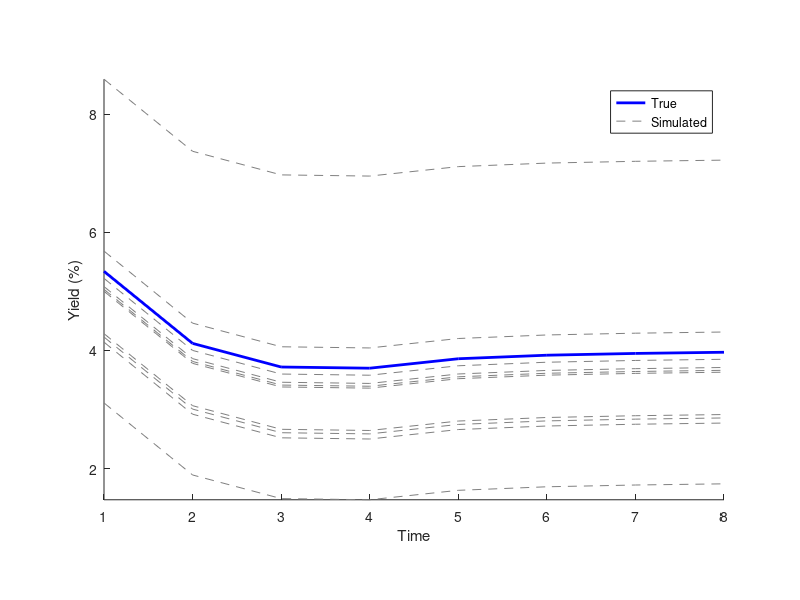
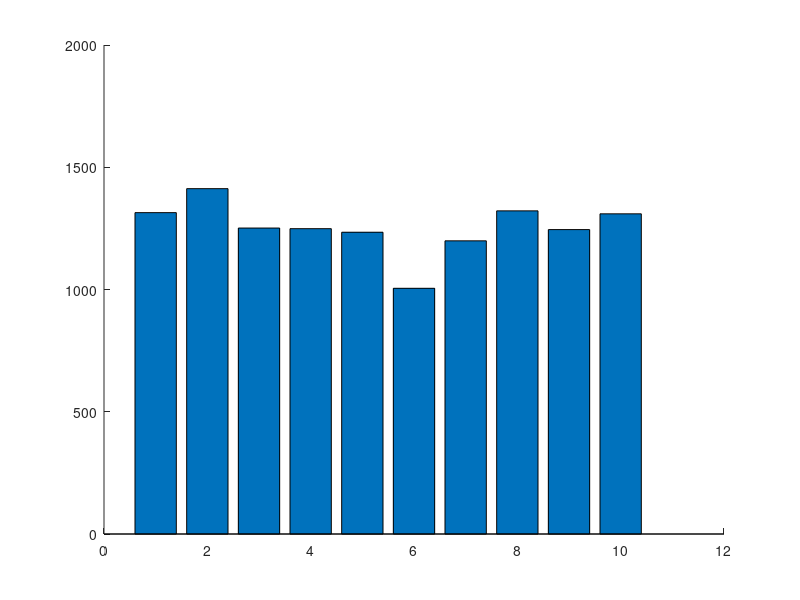

Here is the MATLAB script that generated these plots, in order: (Note: this script raises an error after producing the figures.)
%% Stock Data Intel Corporation (2012-2022)
% For Empirical Finance 3.2
% Assignment 2
% By team 40 (Levente Szabo, Nicolas Barry, Renzo Vermeulen)

addpath('./hist_stock_data');

%% House Keeping 

% Housekeeping
clear all;
close all;
clc; 

% Figure counter
f=0;

%% Question 1 (a)
par = 1000;
r= 0.073;
yield =[5.34 4.12 3.72 3.7 3.86 3.92 3.95 3.97];
T= length(yield);

% Price the bond
coupon= r*par;
cash_flow=coupon+zeros(1,T);
cash_flow(8)=cash_flow(8)+par;
P= sum(cash_flow./((1+yield./100).^(1:T)));

%% Question 1 (b)
% Set seed for randomization
rng(1512)

% Draw of random numbers to add to the yield
S = 10; % number of simulations
sigma = 1.25; % daily yield volatility
eps = randn(1,S) * sigma; % generate random yield changes in a loop

% Add shift to the yield
ysim=zeros(T,S);
for s = 1:10
  ysim(:,s) = yield + eps(s);
end

% Plot the different yields
f=f+1;
figure(f)
hold on
plot(yield, '-','color', 'b', 'LineWidth',2)
plot(ysim,'--','color',[0.5 0.5 0.5])
legend('True','Simulated')
xlabel('Time')
ylabel('Yield (%)')
daspect([1 1.5 1]);
ylim([3 10])
axis tight; 
hold off

%% Question 1 (c)

% Calculate the simulated prices
SP1 = zeros(1,S); % vector for sim prices

for s = 1:S % do S simulations
  SP1(s) = sum(cash_flow./((1+transpose(ysim(:,s))./100).^(1:T)));
end

% Replicate Plot from Slide 9 Lecture 5
trueP = P*ones(1,S+2);
f=f+1;
figure(f)
hold on
bar(SP1)
yl=yline(P,'-','True Price','LineWidth',3,'Color', 'r');
yl.LabelHorizontalAlignment = 'left';
xlabel('Simulation')
ylabel('Simulated Price')
xlim([0.5 8.5])
ylim([800 1500])
daspect([1 30 1]);
hold off

%% Question 2 (a)

% Load the data using hist_stock_data.m
price = hist_stock_data('01012012','31122022','INTC');

% Calculating simple returns
simple_y=(price.Close(2:end)-price.Close(1:end-1))./price.Close(1:end-1);

% Obtain sample statistics for simple returns
mean(simple_y)
std(simple_y)
min(simple_y)
max(simple_y)

% Obtain first and third quartiles for simple returns
y = sort(simple_y);
Q(1) = median(y(find(y<median(y))));
display (Q(1))
Q(3) = median(y(find(y>median(y))));
display (Q(3))

%% Question 2 (b) 

% VaR(0.01) 
T = length(simple_y);          % number of observations for return y
WE = 1000;                     % estimation window length
p = [0.01, 0.05];               % VaR probabilities
value = 1;                     % portfolio value

VaR = NaN(T-WE, 2);            % matrix to hold VaR forecasts

for i = 1:length(p)
    p_value = p(i);
    index = p_value * WE;

    for t = 1:(T - WE)
        data = simple_y(t:WE - 1 + t);
        data = sort(data);
        VaR(t, i) = -1 * data(index) * value;
    end

    % Plot returns and VaR
    f = f + 1;
    figure(f)
    hold on
    plot(datetime(price.Date(WE + 2:end)), simple_y(WE + 1:end), 'color', [0.5 0.5 0.5]);
    plot(datetime(price.Date(WE + 2:end)), (-1) * VaR(:, i));
    xlabel('Time');
    ylabel('Returns');
    legend('Returns', ['VaR(', num2str(p_value), ') using HS']);
    hold off
end

%% Question 2 (c) 
% Obtain the vector of VaR-violations
vl = zeros(T-WE, length(p)); 
for i=1:length(p)
  for t=1:(T-WE)
    if simple_y(WE+t)<-VaR(t,i)
      vl(t, i)=1; 
    end 
  end 
end
    
% Bernoulli Test for VaR(0.01)
sum(vl(:, 1))
length(vl(:, 1))
ber = bern_test(p(1), vl(:, 1))
ber_pvalue= 1-chi2cdf(ber,1)      

% Independence Test for VaR(0.01)      

ind = ind_test(vl(:, 1))
ind_pvalue= 1-chi2cdf(ind,1)

% Bernoulli Test for VaR(0.05)

ber2 = bern_test(p(2), vl(:, 2))
ber2_pvalue= 1-chi2cdf(ber2,1)
          

% Independence Test for VaR(0.05)      

ind2 = ind_test(vl(:, 2))
ind2_pvalue = 1-chi2cdf(ind2,1)

%% Question 3 (a)

% Stock 2
% Load the data using hist_stock_data.m
price2 = hist_stock_data('01012012','31122022','ABT');
% Calculating simple returns
simple_y2=(price2.Close(2:end)-price2.Close(1:end-1))./price2.Close(1:end-1);

% Stock 3
% Load the data using hist_stock_data.m
price3 = hist_stock_data('01012012','31122022','PFE');
% Calculating simple returns
simple_y3=(price3.Close(2:end)-price3.Close(1:end-1))./price3.Close(1:end-1);

%% Plot returns
f = f + 1;
figure(f)

return_dates = price.Date(2:end);

% Plot for the first subplot
subplot(3, 1, 1);
plot(return_dates, simple_y, 'magenta');
xlabel('Year');
ylabel('Price');
title('Simple returns for Intel Corporation');

% Plot for the second subplot
subplot(3, 1, 2);
plot(return_dates, simple_y2);
xlabel('Year');
ylabel('Price');
title('Simple returns for Abbott Laboratories');

% Plot for the third subplot
subplot(3, 1, 3);
plot(return_dates, simple_y3, 'red');
xlabel('Year');
ylabel('Price');
title('Simple returns for Pfizer Inc.');


%% Question 3(b)

% Number of Stocks
N=3;

% Constraints
Aeq=ones(1,N); 
beq=1; 

% Upper and Lower Bound on Individual Weights 
lb=zeros(1,N); 
ub=ones(1,N);

% Options 
options= optimset('Algorithm','interior-point-convex', 'Display','off');

% Risk Aversion 
gamma=3; 

% Estimation Window
W_E=800;

% Storage matrices
mu_opt=zeros(N,length(simple_y2)-W_E+1); 
cov_opt=zeros(N,N,length(simple_y2)-W_E+1); 
weights=zeros(N,length(simple_y2)-W_E+1); 
variances=zeros(N,length(simple_y2)-W_E+1); 

% Optimization loop
for i=1:length(simple_y2)-W_E+1
  
    % Multivariate moments
    mu_opt(:,i)=[mean(simple_y(i:W_E-1+i)); mean(simple_y2(i:W_E-1+i)); mean(simple_y3(1:W_E-1+i))]; 
    cov_opt(:,:,i) = cov([simple_y(i:W_E-1+i), simple_y2(i:W_E-1+i), simple_y3(i:W_E-1+i)]); 

    % Optimization inputs
    H_opt = gamma * cov_opt(:, :, i); % Covariance times risk aversion
    f_opt = -mu_opt(:, i); % Negative mean

    weights(:, i) = quadprog(H_opt, f_opt, [], [], Aeq, beq, lb, ub, [], options);
end  

% Plot weights

date=price.Date(W_E+1:end);

f=f+1; 
figure(f)
hold on
plot(date,weights(1, :))
plot(date, weights(2, :))
plot(date, weights(3, :))
legend('Intel Corporation', 'Abbott Laboratories', 'Pfizer Inc.', 'Location', 'southoutside')
ylabel('Optimal Weight')
xlabel('Optimization Date')
title('Portfolio Weights under Simple Volatility')
pbaspect([2, 1, 1])
hold off

%% Question 3(c) Plot risk free rate againts portfolio returns

display(date(2))

% Import 5 Year Treasury Yield 
yield = hist_stock_data('12032015','31122022', '^FVX'); % start at date W_E+1

rf=NaN*ones(1,length(simple_y)-W_E); 

% Filling up NaNs and empty values

for i = 1:length(simple_y)-W_E
    index_return = find(yield.Date == date(1 + i));

    if ~isempty(index_return)
        rf(i) = yield.Close(index_return) / 100;
    else
    end
end

for i=1:length(rf)
    if isnan(rf(i))
        rf(i)= rf(i-1); 
    else 
    end 
end 

daily_rf = rf/250;

portfolio_returns = zeros(length(weights) - 1);

for i=1:(length(weights) - 1)
    portfolio_returns(i)= weights(:, i)' * [simple_y(W_E+i); simple_y2(W_E+i); simple_y3(W_E+i);];
end

f=f+1; 
figure(f)
hold on 
plot(date(2:end), daily_rf);
plot(date(2:end), portfolio_returns);
xlabel('Time');
ylabel('Returns')
legend('Daily Risk Free Rate', 'Portfolio Returns');
hold off

%% Question 3(d) Compute Sharp-ratio
 
excess_returns = portfolio_returns - daily_rf; 

excess_mean_returns = mean(excess_returns); 
excess_vol_returns = std(excess_returns); 

sharp_ratio = excess_mean_returns/excess_vol_returns

%% Question 4(a)

volatilities = zeros(length(weights));

for i=1:length(weights)
     variance = weights(:, i)' * cov_opt(:, :, i) * weights(:, i);
     volatilities(i) = sqrt(variance);
end

f=f+1; 
figure(f)
hold on 
plot(date, volatilities);
ylim([0 0.025])
xlabel('Time');
ylabel('Volatillity')
hold off

%% Question 4(b)

investment = 1;
p = 0.05;
vars = zeros(length(volatilities));

for i=1:length(volatilities)
    vars(i) = volatilities(i) * norminv(p) * investment;
end

f=f+1; 
figure(f)
hold on 
plot(date(2:end), portfolio_returns, "blue");
plot(date, vars, "red");
legend("Portfolio Returns", "VaR(0.05")
xlabel('Time');
ylabel('Returns')
hold off

%% Question 4(c)

vl_portfolio = zeros(length(portfolio_returns));

for t = 1:length(portfolio_returns)
    if portfolio_returns(t) < vars(t)
        vl_portfolio(t) = 1;
    end
end

vratio = sum(vl_portfolio, "all") / length(vl_portfolio)



    

  



